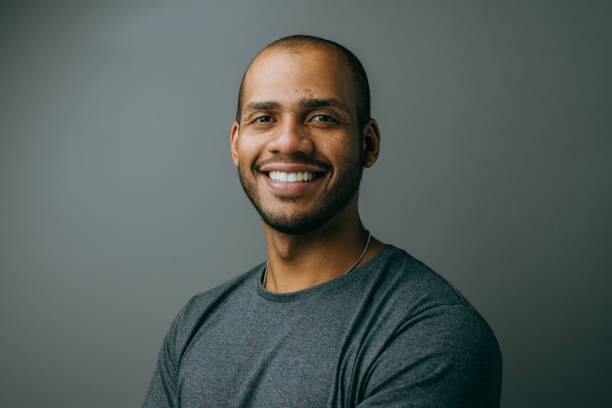
#> input picture images.jpg, 612 x 408 px
$ python facedetection.py
#> lines starting #> are read from the running program, lines starting #| are printed output that depends on the picture; after the words box and inside, x2 and y2 are one past the last pixel; in counts of white or black regions, pixels touching at a corner belong together
import cv2
import matplotlib.pyplot as plt

# Load the face classifier
face_classifier = cv2.CascadeClassifier(
    cv2.data.haarcascades + "haarcascade_frontalface_default.xml"
)

# Read the image
img = cv2.imread('images.jpg')
#> img is the input picture: shape (408, 612, 3); mean B, G, R 91.3, 94.4, 86.1

# Convert the image to grayscale
gray_image = cv2.cvtColor(img, cv2.COLOR_BGR2GRAY)
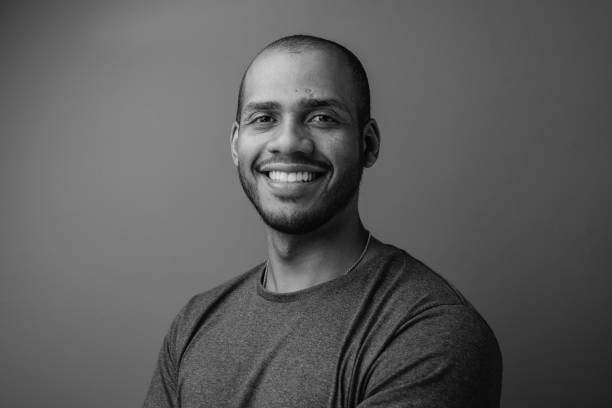
#> gray_image: shape (408, 612); min 1, max 222, mean 91.6

# Detect faces in the image
faces = face_classifier.detectMultiScale(gray_image, scaleFactor=1.1, minNeighbors=5, minSize=(40, 40))
#> faces = [[220, 61, 142, 142]]

# Draw rectangles around detected faces
# for (x, y, w, h) in faces:
#     cv2.rectangle(img, (x, y), (x + w, y + h), (0, 255, 0), 2)

for (x, y, w, h) in faces:
    # Calculate the center of the face
    center = (x + w // 2, y + h // 2)
    radius = int((w + h) / 4 * 1.3)  # Average radius based on width and height
    cv2.circle(img, center, radius, (0, 255, 0), 2)
#> this loop made 1 pass
#> (x, y, w, h, center, radius) on pass 1: (220, 61, 142, 142, (291, 132), 92)
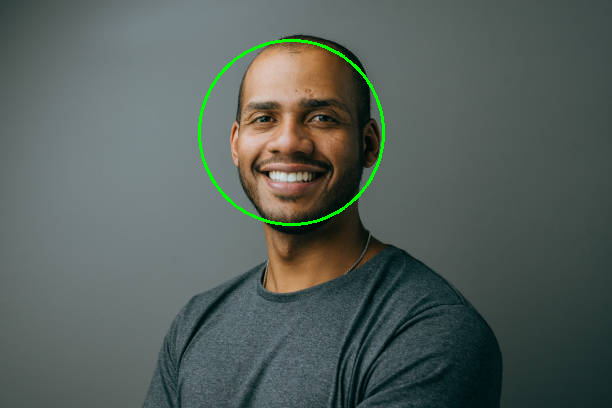
#> img: shape (408, 612, 3); 0.7% of pixels changed, all inside (x1, y1, x2, y2) = (198, 39, 385, 226)

# Convert the image to RGB for displaying
img_rgb = cv2.cvtColor(img, cv2.COLOR_BGR2RGB)

# Display the image using Matplotlib
plt.figure(figsize=(20, 10))
plt.imshow(img_rgb)
plt.axis('off')  # Hide axes
plt.show()
